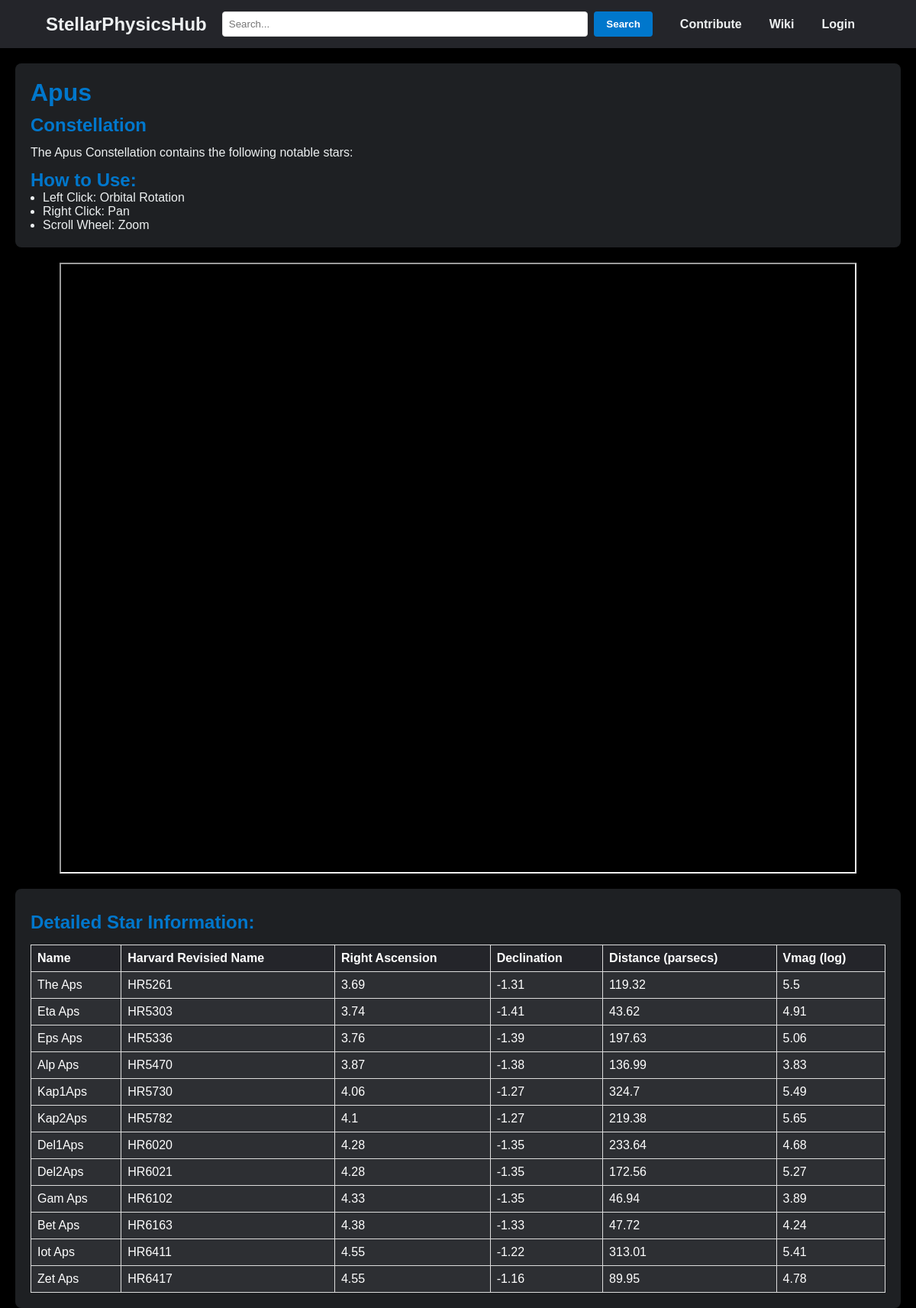
Screenshot of /constellation/Apus with the database file from the repository.
### models.py (models this page shows)
class Constellation(db.Model):
    id = db.Column(db.Integer, primary_key=True)
    name = db.Column(db.String(50), nullable=False)
    description = db.Column(db.Text, nullable=True)
    stars = db.relationship('Star', backref='constellation', lazy=True)
    contributor_id = db.Column(db.Integer, db.ForeignKey('user.id'))
    contributor = db.relationship('User', backref='constellations', lazy=True)

class Star(db.Model):
    id = db.Column(db.Integer, primary_key=True)
    alt_name = db.Column(db.String(50), nullable=False)
    hr_name = db.Column(db.String(50), nullable=False)
    common_name = db.Column(db.String(50), nullable=True)
    right_acension = db.Column(db.Float(), nullable=False)
    declination = db.Column(db.Float(), nullable=False)
    bv_colour = db.Column(db.Float(), nullable=False)
    vmag = db.Column(db.Float(), nullable=True)
    parsecs = db.Column(db.Float(), nullable=False)
    note = db.Column(db.Text(), nullable=True)
    source = db.Column(db.Text(), nullable=True)
    constellation_id = db.Column(db.Integer, db.ForeignKey('constellation.id'))

### app.py (the view)
@app.route('/constellation/<name>')
def constellation(name):
    layout = 'layout_logged_in.html' if current_user.is_authenticated else 'layout.html'
    constellation_names = [constellation.name for constellation in Constellation.query.all()]
    asterism_names = []#asterism.name for asterism in Asterism.query.all()]
    objects = asterism_names + constellation_names
    constellation = Constellation.query.filter_by(name=name).first_or_404()
    stars = Star.query.filter_by(constellation_id=constellation.id)
    star_details = [
        {
            'name': star.common_name,
            'hr_name': star.hr_name,
            'alt' : star.alt_name,
            'notes': star.note,
            'source': star.source,
            'distance': round(star.parsecs, 2),
            'right_ascension': round(star.right_acension, 2),
            'declination': round(star.declination, 2),
            'vmag': star.vmag
        }
        for star in stars
    ]
    star_names = [star.common_name for star in stars if star.common_name is not None and pd.notna(star.common_name)]
    star_names.sort()
    has_notes = any(star.get('notes') for star in star_details)
    return render_template('body.html', body=constellation, stars=star_details, star_names=star_names, has_notes=has_notes, of_type='Constellation', objects=objects, layout=layout)

### templates/body.html (shortened to what this page needs)
{% extends layout %}
{% block body %}
<link rel="stylesheet" type="text/css" href="{{ url_for('static', filename='body.css') }}">
<main>
    <div class="welcome-container">
        <section class="welcome-section">
            <h1>{{ body.name }}</h1>
            <h2>{{ of_type }}</h2>
            <p>The {{ body.name }} {{ of_type }} contains the following notable stars: {{ star_names | join(', ') }} </p>
        </section>
	<h3>How to Use:</h3>
	<ul>
		<li> Left Click: Orbital Rotation</li>
		<li> Right Click: Pan </li>
		<li> Scroll Wheel: Zoom</li>
	</ul>
	</div>
    <div class=frame>
<iframe src="{{ url_for('static', filename='htmls/' ~ body.name | lower | replace(' ', '_') ~ '_plot.html') }}"
        width="90%" height="800" frameborder="1"></iframe>
    </div>
    <section class="star-details-section">
        <h3>Detailed Star Information:</h3>
        <table>
            <tr>
                <th>Name</th>
		<th> Harvard Revisied Name</th>
                <th>Right Ascension</th>
                <th>Declination</th>
                <th>Distance (parsecs)</th>
		<th>Vmag (log) </th>
            </tr>
            {% for star in stars %}
                <tr>
                    <td>{{ star.name or star.alt}}</td>
		    <td>{{ star.hr_name }}</td>
                    <td>{{ star.right_ascension }}</td>
                    <td>{{ star.declination }}</td>
                    <td>{{ star.distance }}</td>
		    <td>{{ star.vmag }}</td>
                </tr>
            {% endfor %}
        </table>
    </section>
</main>
{% endblock %}

### static/styles.css (style rules this page uses)
body, html { height: 100%; margin: 0; font-family: Monserrat, sans-serif; }
* { box-sizing: border-box; margin: 0; padding: 0; font-family: 'Montserrat', sans-serif; color: #edf0f1; }

### static/body.css (style rules this page uses)
body { background-color:black; }
main { margin: 20px; color:black; background-color:black; }
li { margin-left: 16px; }
.welcome-container { background-color: #1e2023; padding: 20px; border-radius: 8px; margin-bottom: 20px; }
.frame { display: flex; justify-content: center; align-items: center; height: 100%; margin: auto; margin-bottom:20px; }
.welcome-section h1, .welcome-section h2 { color: #0077cc; margin-bottom: 10px; }
h1 { font-size: 32px; }
h2 { font-size:24px; }
h3 { font-size:24px; margin-top: 10px; color:#0077cc; }
.welcome-section p { font-size: 16px; line-height: 1.5; }
.star-details-section { background-color: #1e2023; padding: 20px; border-radius: 8px; }
.star-details-section h3 { color: #0077cc; margin-bottom: 15px; }
table { width: 100%; border-collapse: collapse; margin-top: 10px; }
table, th, td { border: 1px solid #ddd; padding: 8px; text-align: left; }
th { background-color: #24252A; color: white; }
td { background-color: #2d2f33; color: white; }

### rows the page displays
Constellation: name "Apus"
Star: alt_name "The Aps", hr_name "HR5261", right_ascension "3.69", declination "-1.31", distance "119.32", vmag "5.5"
Star: alt_name "Eta Aps", hr_name "HR5303", right_ascension "3.74", declination "-1.41", distance "43.62", vmag "4.91"
Star: alt_name "Eps Aps", hr_name "HR5336", right_ascension "3.76", declination "-1.39", distance "197.63", vmag "5.06"
Star: alt_name "Alp Aps", hr_name "HR5470", right_ascension "3.87", declination "-1.38", distance "136.99", vmag "3.83"
Star: alt_name "Kap1Aps", hr_name "HR5730", right_ascension "4.06", declination "-1.27", distance "324.7", vmag "5.49"
Star: alt_name "Kap2Aps", hr_name "HR5782", right_ascension "4.1", declination "-1.27", distance "219.38", vmag "5.65"
Star: alt_name "Del1Aps", hr_name "HR6020", right_ascension "4.28", declination "-1.35", distance "233.64", vmag "4.68"
Star: alt_name "Del2Aps", hr_name "HR6021", right_ascension "4.28", declination "-1.35", distance "172.56", vmag "5.27"
Star: alt_name "Gam Aps", hr_name "HR6102", right_ascension "4.33", declination "-1.35", distance "46.94", vmag "3.89"
Star: alt_name "Bet Aps", hr_name "HR6163", right_ascension "4.38", declination "-1.33", distance "47.72", vmag "4.24"
Star: alt_name "Iot Aps", hr_name "HR6411", right_ascension "4.55", declination "-1.22", distance "313.01", vmag "5.41"
Star: alt_name "Zet Aps", hr_name "HR6417", right_ascension "4.55", declination "-1.16", distance "89.95", vmag "4.78"

### other values shown
{{ of_type }} "Constellation"
